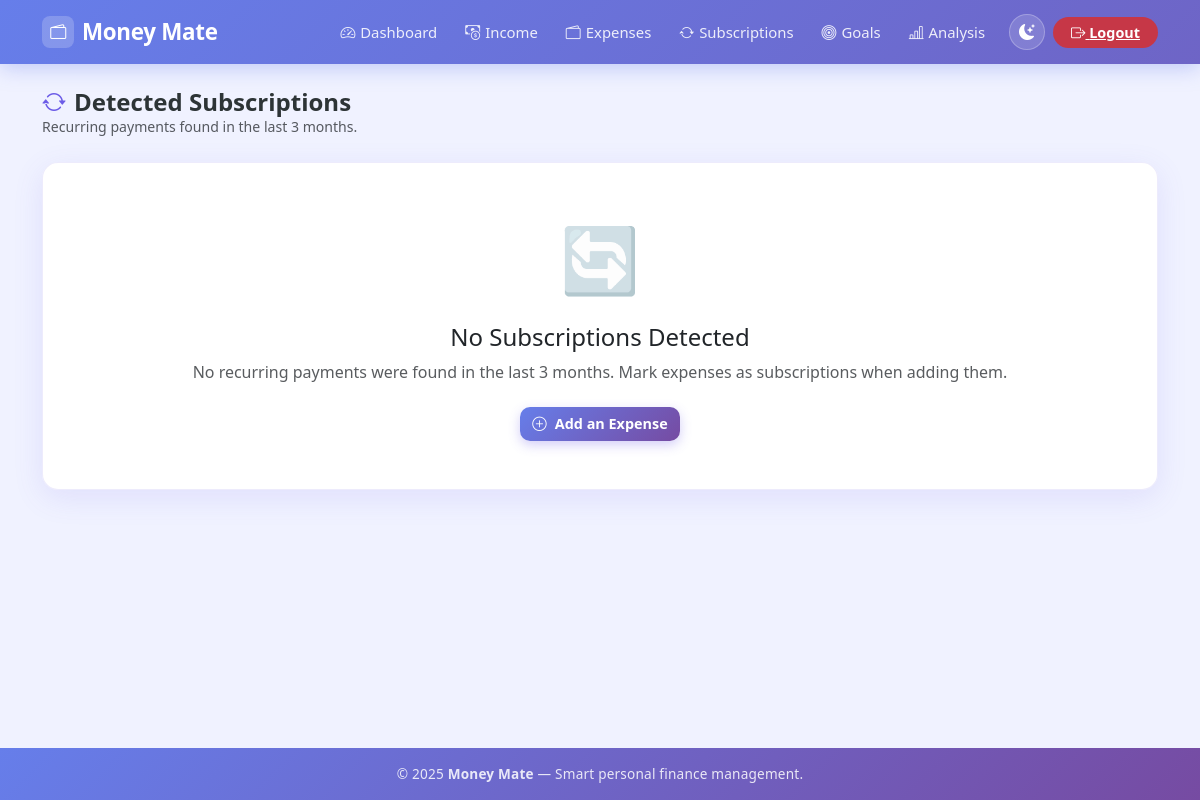
The app's page /subscriptions (signed in), older data.
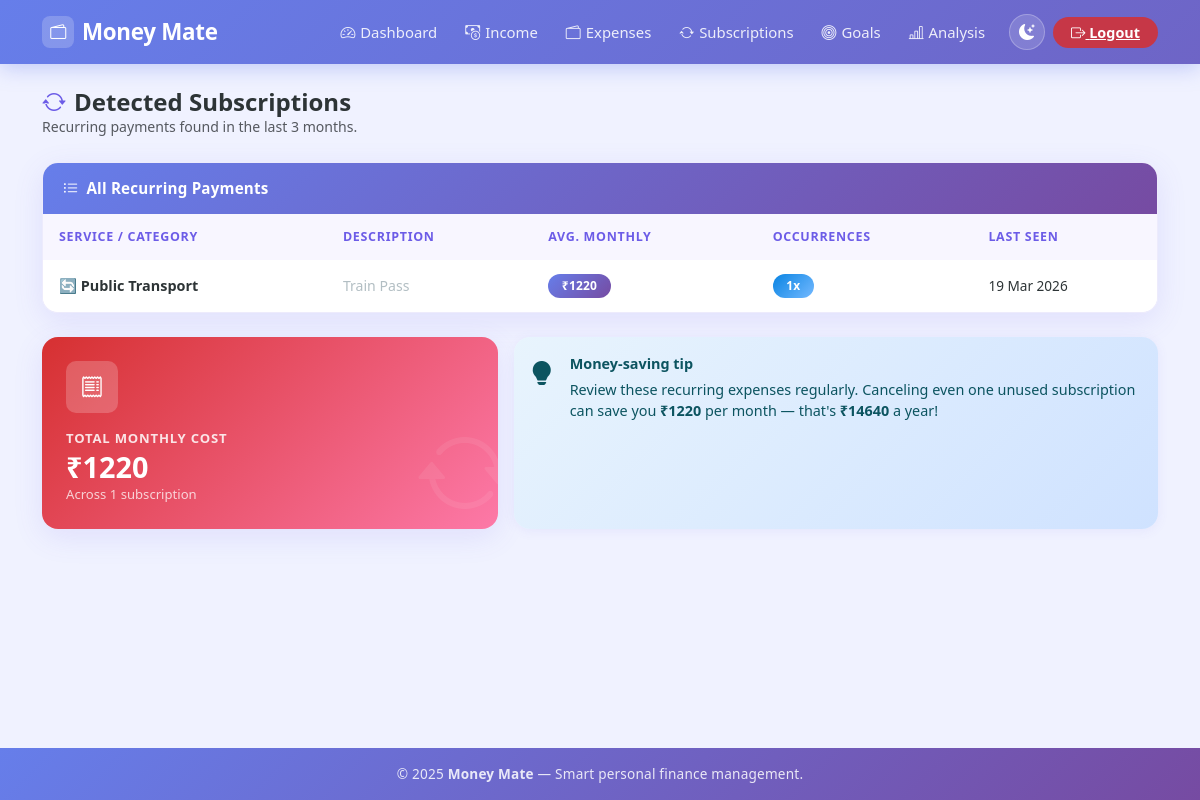
The same page, newer data.
### models.py (models this page shows)
class Expense(db.Model):
    id = db.Column(db.Integer, primary_key=True)
    user_id = db.Column(db.Integer, db.ForeignKey('user.id'), nullable=False)
    category = db.Column(db.String(100), nullable=False)
    amount = db.Column(db.Float, nullable=False)
    date = db.Column(db.DateTime, default=datetime.utcnow)
    description = db.Column(db.String(200))
    is_essential = db.Column(db.Boolean, default=False)
    is_subscription = db.Column(db.Boolean, default=False)

### app.py (the view)
@app.route('/subscriptions')
@login_required
def subscriptions():
    subs = detect_subscriptions(current_user.id)
    total_cost = sum(s['avg_amount'] for s in subs)
    return render_template('subscriptions.html', subscriptions=subs, total_cost=total_cost)

### app.py (called while the page is built)
@login_manager.user_loader
def load_user(user_id):
    return User.query.get(int(user_id))

### templates/subscriptions.html
{% extends "base.html" %}
{% block content %}
<div class="d-flex align-items-center justify-content-between mb-4 fade-in">
  <div>
    <h4 class="fw-bold mb-0" style="color:var(--text-primary);">
      <i class="bi bi-arrow-repeat me-2" style="color:var(--brand-primary);"></i>Detected Subscriptions
    </h4>
    <p class="text-muted mb-0" style="font-size:0.88rem;">Recurring payments found in the last 3 months.</p>
  </div>
</div>
{% if subscriptions %}
<div class="card mb-4 fade-in">
  <div class="card-header"><i class="bi bi-list-ul"></i> All Recurring Payments</div>
  <div class="card-body p-0">
    <div class="table-responsive">
      <table class="table table-hover mb-0">
        <thead>
          <tr>
            <th>Service / Category</th>
            <th>Description</th>
            <th>Avg. Monthly</th>
            <th>Occurrences</th>
            <th>Last Seen</th>
          </tr>
        </thead>
        <tbody>
        {% for sub in subscriptions %}
        <tr>
          <td>
            {% if 'netflix' in sub.category.lower() or 'streaming' in sub.category.lower() %}📺
            {% elif 'spotify' in sub.category.lower() or 'music' in sub.category.lower() %}🎵
            {% elif 'gym' in sub.category.lower() or 'fitness' in sub.category.lower() %}💪
            {% elif 'insurance' in sub.category.lower() %}🛡️
            {% elif 'rent' in sub.category.lower() %}🏠
            {% elif 'internet' in sub.category.lower() or 'phone' in sub.category.lower() %}📡
            {% else %}🔄{% endif %}
            <strong>{{ sub.category }}</strong>
          </td>
          <td style="font-size:0.88rem;color:var(--text-muted);">{{ sub.description or '—' }}</td>
          <td><span class="badge bg-primary">₹{{ "%.0f"|format(sub.avg_amount) }}</span></td>
          <td><span class="badge bg-info">{{ sub.frequency }}x</span></td>
          <td style="font-size:0.85rem;">{{ sub.last_date.strftime('%d %b %Y') }}</td>
        </tr>
        {% endfor %}
        </tbody>
      </table>
    </div>
  </div>
</div>
<div class="row g-3 fade-in fade-in-delay-1">
  <div class="col-md-5">
    <div class="stat-card stat-expense" style="height:100%;">
      <div class="stat-icon"><i class="bi bi-receipt"></i></div>
      <div class="stat-label">Total Monthly Cost</div>
      <div class="stat-value">₹{{ "%.0f"|format(total_cost) }}</div>
      <div class="stat-sub">Across {{ subscriptions|length }} subscription{% if subscriptions|length != 1 %}s{% endif %}</div>
      <div class="stat-bg-icon"><i class="bi bi-arrow-repeat"></i></div>
    </div>
  </div>
  <div class="col-md-7">
    <div class="alert alert-info h-100 d-flex align-items-start gap-3 mb-0" style="border-radius:var(--radius-md);">
      <i class="bi bi-lightbulb-fill" style="font-size:1.5rem;flex-shrink:0;margin-top:2px;"></i>
      <div>
        <strong>Money-saving tip</strong>
        <p class="mb-0 mt-1" style="font-size:0.9rem;">Review these recurring expenses regularly. Canceling even one unused subscription can save you
        <strong>₹{{ "%.0f"|format(total_cost) }}</strong> per month — that's <strong>₹{{ "%.0f"|format(total_cost * 12) }}</strong> a year!</p>
      </div>
    </div>
  </div>
</div>
{% else %}
<div class="card fade-in">
  <div class="card-body text-center py-5">
    <div style="font-size:4rem;margin-bottom:1rem;opacity:0.4;">🔄</div>
    <h4 class="mb-2">No Subscriptions Detected</h4>
    <p class="text-muted mb-4">No recurring payments were found in the last 3 months. Mark expenses as subscriptions when adding them.</p>
    <a href="{{ url_for('add_expense') }}" class="btn btn-primary">
      <i class="bi bi-plus-circle me-2"></i>Add an Expense
    </a>
  </div>
</div>
{% endif %}
{% endblock %}

### templates/base.html (shortened to what this page needs)
<!doctype html>
<html lang="en">
<head>
<link href="https://cdn.jsdelivr.net/npm/bootstrap@5.3.0/dist/css/bootstrap.min.css" rel="stylesheet">
<link rel="stylesheet" href="https://cdn.jsdelivr.net/npm/bootstrap-icons@1.11.3/font/bootstrap-icons.min.css">
<link rel="stylesheet" href="{{ url_for('static', filename='style.css') }}">
</head>
<body>
<nav class="navbar navbar-expand-lg navbar-dark creative-navbar">
  <div class="container">
    <a class="navbar-brand brand-logo" href="{{ url_for('index') }}">
      <span class="brand-icon"><i class="bi bi-wallet2"></i></span>
      Money Mate
    </a>
    <div class="collapse navbar-collapse" id="navbarNav">
      <ul class="navbar-nav ms-auto align-items-center gap-1">
        {% if current_user.is_authenticated %}
        <li class="nav-item">
          <a class="nav-link" href="{{ url_for('dashboard') }}"><i class="bi bi-speedometer2"></i> Dashboard</a>
        </li>
        <li class="nav-item">
          <a class="nav-link" href="{{ url_for('add_income') }}"><i class="bi bi-cash-coin"></i> Income</a>
        </li>
        <li class="nav-item">
          <a class="nav-link" href="{{ url_for('add_expense') }}"><i class="bi bi-wallet2"></i> Expenses</a>
        </li>
        <li class="nav-item">
          <a class="nav-link" href="{{ url_for('subscriptions') }}"><i class="bi bi-arrow-repeat"></i> Subscriptions</a>
        </li>
        <li class="nav-item">
          <a class="nav-link" href="{{ url_for('goals') }}"><i class="bi bi-bullseye"></i> Goals</a>
        </li>
        <li class="nav-item">
          <a class="nav-link" href="{{ url_for('analysis') }}"><i class="bi bi-bar-chart-line"></i> Analysis</a>
        </li>
        <li class="nav-item ms-2">
          <button onclick="toggleDark()" class="dark-toggle-btn" title="Toggle dark mode">
            <i class="bi bi-moon-stars-fill" id="darkIcon"></i>
          </button>
        </li>
        <li class="nav-item ms-1">
          <a class="btn-logout" href="{{ url_for('logout') }}">
            <i class="bi bi-box-arrow-right"></i> Logout
          </a>
        </li>
        {% endif %}
      </ul>
    </div>
  </div>
</nav>
<main class="container my-4">
  {% block content %}{% endblock %}
</main>
<footer class="text-center py-3">
  <p>© 2025 <strong>Money Mate</strong> &mdash; Smart personal finance management.</p>
</footer>
</body>
</html>

Row changes from the older to the newer data that the page shows:
added Expense: category "Public Transport", description "Train Pass", avg_amount "1220", frequency "1", last_date "19 Mar 2026"
Text that changed along with them:
{{ "%.0f"|format(total_cost) }}: (not shown) → "1220"
{{ subscriptions|length }}: (not shown) → "1"
{{ "%.0f"|format(total_cost * 12) }}: (not shown) → "14640"
text no longer shown: "🔄 No Subscriptions Detected No recurring payments were found in the last 3 months. Mark expenses as subscriptions when adding them. Add an Expense"
text now shown: "All Recurring Payments SERVICE / CATEGORY DESCRIPTION AVG. MONTHLY OCCURRENCES LAST SEEN TOTAL MONTHLY COST ₹ Across subscription Money-saving tip Review these recurring expenses regularly. Canceling even one unused subscription can save you ₹ per month — that's ₹ a year!"
